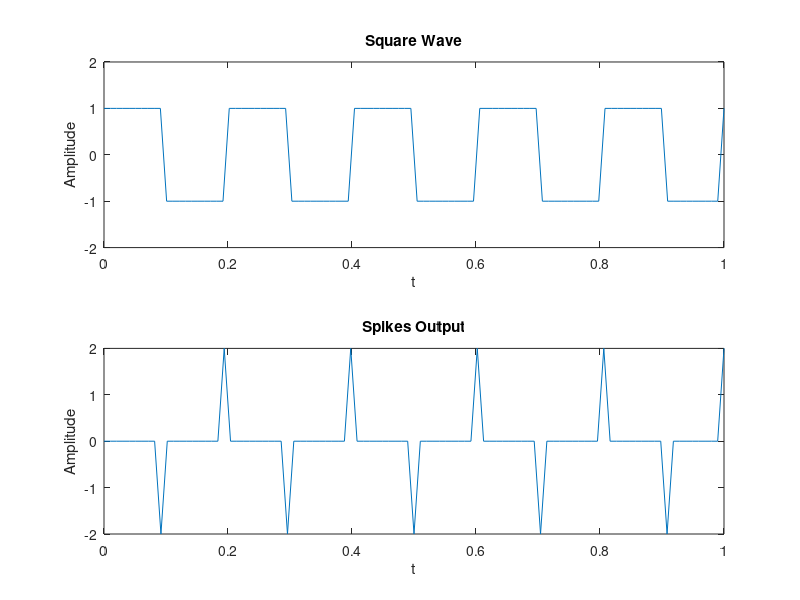

Write MATLAB code to recreate this figure.
clc
clear all
close all
%step1:To generate square wave
t=linspace(0,1,100);
t1=linspace(0,1,99);
x=square(2*pi*5*t);
%step2:Differentiate square wave
y=diff(x);
%plot the results
subplot(2,1,1),plot(t,x),axis([0 1 -2 2]),xlabel('t'),ylabel('Amplitude'),title('Square Wave');
subplot(2,1,2);plot(t1,y),xlabel('t'),ylabel('Amplitude'),title('Spikes Output');
